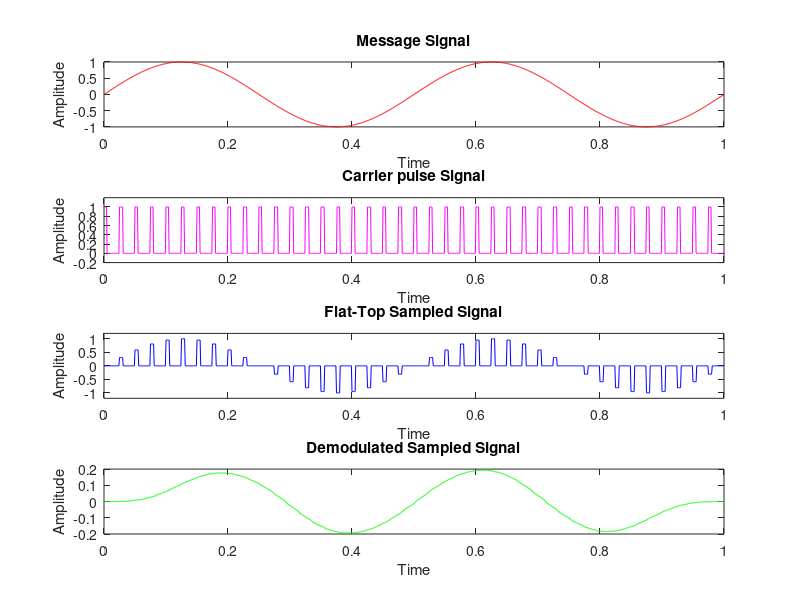

The MATLAB script that drew this image:
% Flat top sampling and its demodulation

clc;
clear all;
close all

fc=40;
fm=2;
fs=1000;
t=1;
n=[0:1/fs:1];
n=n(1:end-1);
duty=20;
s=square(2*pi*fc*n,duty);
s(find(s<0))=0;
m=sin(2*pi*fm*n);
period_sample=length(m)/fc;
ind=[1:period_sample:length(n)];
on_sample=ceil(period_sample*duty/100);
pam=zeros(1,length(n));
for i=1:length(ind)
    pam(ind(i):ind(i)+on_sample)=m(ind(i));
end

subplot(4,1,1)
plot(n,m,'r')
title('Message Signal');
xlabel('Time');
ylabel('Amplitude');

subplot(4,1,2)
plot(n,s,'m')
title('Carrier pulse Signal');
xlabel('Time');
ylabel('Amplitude');
ylim([-0.2 1.2])

subplot(4,1,3)
plot(n,pam,'b')
title('Flat-Top Sampled Signal');
xlabel('Time');
ylabel('Amplitude');
ylim([-1.2 1.2]);

% Demodulation with filter
dt=s.*pam;
filter=fir1(200,fm/fs,'low');
dem=conv(filter,dt);
t1=linspace(0,1,length(dem));
subplot(4,1,4)
plot(t1,dem,'g')
title('Demodulated Sampled Signal');
xlabel('Time');
ylabel('Amplitude');
